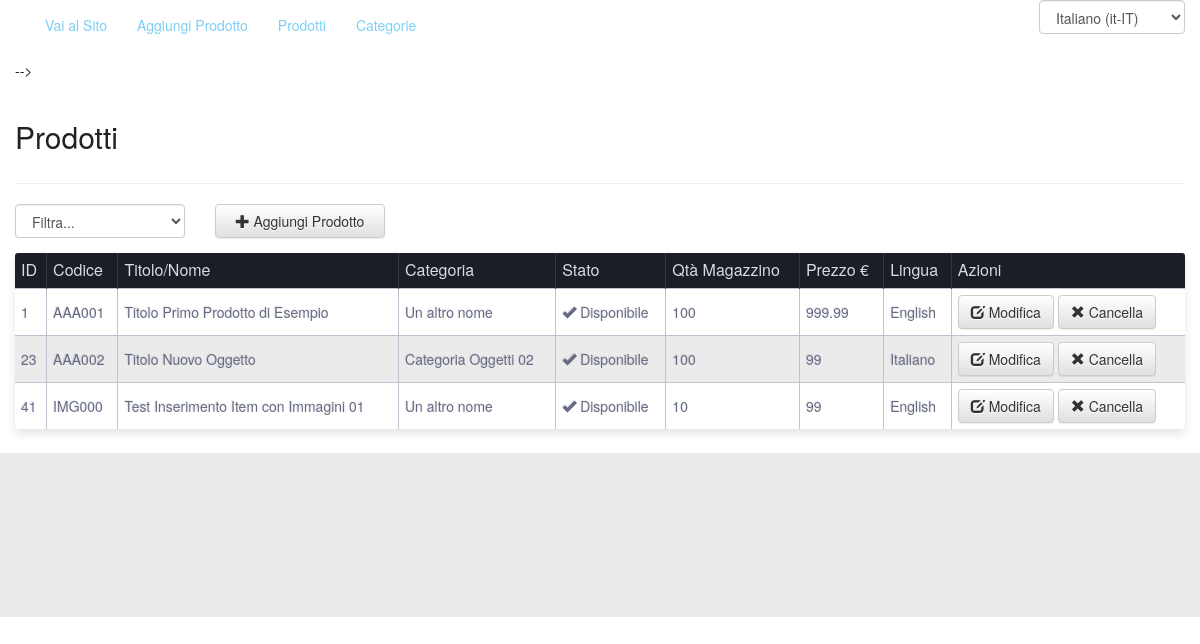
/Admin/showItems (signed in), run on the app's committed database.
### tables this page shows
CREATE TABLE `acms_shop_items` (
  `item_id` int(11) NOT NULL,
  `item_code` varchar(45) DEFAULT NULL,
  `fk_category_id` int(11) DEFAULT NULL,
  `fk_lang_id` int(11) NOT NULL,
  `item_status` tinyint(1) DEFAULT '0',
  `item_stock` int(11) DEFAULT NULL,
  `item_price` float DEFAULT NULL,
  `item_title` varchar(100) DEFAULT NULL,
  `item_weight` varchar(45) DEFAULT NULL,
  `item_colors` varchar(45) DEFAULT NULL,
  `item_short_desc` varchar(100) DEFAULT NULL,
  `item_long_desc` text,
  `item_meta_keywords` varchar(150) DEFAULT NULL,
  `item_meta_description` varchar(150) DEFAULT NULL
);

CREATE TABLE `acms_shop_categories` (
  `category_id` int(11) NOT NULL,
  `category_name` varchar(80) DEFAULT NULL,
  `category_status` tinyint(1) DEFAULT '1',
  `fk_lang_id` int(11) NOT NULL,
  `fk_parent_id` int(11) NOT NULL DEFAULT '0',
  `category_parent_name` varchar(45) DEFAULT NULL
);

CREATE TABLE `acms_languages` (
  `lang_id` int(11) NOT NULL,
  `lang_iso_code` varchar(4) DEFAULT NULL,
  `lang_internal_code` varchar(8) DEFAULT NULL,
  `lang_name` varchar(80) DEFAULT NULL
);

### controllers/Admin.php (called while the page is built, shortened)
<?php
class Admin extends Controller
{
    function index()
    {
        $this->getView('pages/page_default');
    }
    function showItems($args)
    {
        $this->args = $args;
        $shop_model = $this->getModel('ShopModel');
        $this->items = $shop_model->getItems();
        $this->index($this->args);
    }
}

### index.php (called while the page is built, shortened)
<?php
require_once(__DIR__.'/Config.php');
require_once(Config::$abs_path.'/libs/php/Database.php');
require_once(Config::$abs_path.'/controllers/Controller.php');
(new App());

### libs/php/Database.php (called while the page is built, shortened)
<?php
class Database
{
    public $mysqli;
    public $results;
    public function __construct()
    {
        $this->mysqli = new mysqli( Config::$db_host, Config::$db_user, Config::$db_pass, Config::$db_name);
    }
    public function queryExec($query='')
    {
        $_query = str_replace("#_", Config::$db_prefix, $query);
        if (!$this->results = $this->mysqli->query($_query)) {
            echo "<b>Database() say: </b>query problems<br>";
            echo "Query: " . $_query . "<br>";
            echo "Errno: " . $this->mysqli->errno . "<br>";
            echo "Error: " . $this->mysqli->error . "<br>";
            exit;
        }
        return $this->results;
    }
    public function getObjectData($query='')
    {
        $_query = str_replace("#_", Config::$db_prefix, $query);
        if (!$this->results = $this->mysqli->query($_query)) {
            echo "<b>Database() say: </b>query problems<br>";
            echo "Query: " . $_query . "<br>";
            echo "Errno: " . $this->mysqli->errno . "<br>";
            echo "Error: " . $this->mysqli->error . "<br>";
            exit;
        }
        if ($this->results->num_rows === 0) {
            $data = FALSE;
        }else{
            $data = $this->results->fetch_object();
            $data->num_rows = $this->results->num_rows;
        }
        return $data;
    }
}

### models/ShopModel.php (called while the page is built, shortened)
<?php
class ShopModel extends Model
{
    function getItems($fk_category_id=NULL, $item_code=NULL, $fk_lang_id=NULL)
    {
        $query = "SELECT * FROM #_shop_items ";
        $query.= "LEFT JOIN #_shop_categories ON #_shop_items.fk_category_id = #_shop_categories.category_id ";
        $query.= "LEFT JOIN #_languages ON #_shop_items.fk_lang_id = #_languages.lang_id";
        $this->results = $this->queryExec($query);
        $data = array();
        while($row = $this->results->fetch_object()){
            array_push($data, $row);
        }
        if(!$this->results){
            return FALSE;
        }else{
            return $data;
        }
    }
}

### views/admin/shop/list_items.php (the view, shortened to what this page needs)
<div class="list_items">
    <div class="row">
        <div class="col-xs-12 col-sm-12 col-md-12 col-lg-12">
            <h2><?=Lang::$products?></h2>
        </div>
    </div><hr/>
    <div class="row">
        <div class="col-xs-6 col-sm-3 col-md-2 col-lg-2">
            <div class="form-group">
                <select name="list_items_filter" id="list_items_filter" class="form-control">
                    <option value="NULL">Filtra...</option>
                </select>
            </div>
        </div>
        <div class="col-xs-6 col-sm-3 col-md-2 col-lg-2">
            <div class="form-group">
                <a href="<?=Config::$web_path;?>/Admin/editItem" class="btn btn-default form-control">
                    <span class="glyphicon glyphicon-plus"></span> <?=Lang::$add_item?>
                </a>
            </div>
        </div>
    </div>
    <?php if(isset($this->items) && $this->items!==FALSE):?>
    <table>
        <tbody>
            <tr>
                <th><?=Lang::$id?></th>
                <th><?=Lang::$item_code?></th>
                <th><?=Lang::$item_title?></th>
                <th><?=Lang::$item_category?></th>
                <th><?=Lang::$status?></th>
                <th><?=Lang::$item_stock?></th>
                <th><?=Lang::$item_price?></th>
                <th><?=Lang::$language?></th>
                <th><?=Lang::$actions?></th>
            </tr>
            <?php foreach($this->items as $item_val):?>
                <tr>
                    <td><?=$item_val->item_id;?></td>
                    <td><?=$item_val->item_code;?></td>
                    <td><?=$item_val->item_title;?></td>
                    <td><?=$item_val->category_name;?></td>
                    <td>
                        <?=$item_val->item_status ? '<i class="glyphicon glyphicon-ok"></i> '.Lang::$available : '<i class="glyphicon glyphicon-warning-sign"></i> '.Lang::$unavailable;?>
                    </td>
                    <td><?=$item_val->item_stock;?></td>
                    <td><?=$item_val->item_price;?></td>
                    <td><?=$item_val->lang_name;?></td>
                    <td>
                        <a href="<?=Config::$web_path;?>/Admin/editItem/<?=$item_val->item_id;?>" class="btn btn-default">
                            <span class="glyphicon glyphicon-edit"></span>
                            <?=Lang::$edit?>
                        </a>
                        <a href="<?=Config::$web_path;?>/Admin/deleteItem/<?=$item_val->item_id;?>/redirect/" class="btn btn-default">
                            <span class="glyphicon glyphicon-remove"></span>
                            <?=Lang::$delete?>
                        </a>
                    </td>
                </tr>
            <?php endforeach;?>
        </tbody>
    </table>
    <?php endif;?>
</div>

### css/app_style.css (style rules this page uses)
a, a:hover, a:focus, a:visited { text-decoration: none; }

### themes/default/css/theme.css (style rules this page uses)
html, body { color: #222; }
a { color: #7ecff4; }
select, option { color: #222; }
table { background: white; border-radius:3px; border-collapse: collapse; margin: auto; padding:5px; width: 100%; box-shadow: 0 5px 10px rgba(0, 0, 0, 0.1); animation: float 5s infinite; }
th { color:#D5DDE5;; background:#1b1e24; border-right: 1px solid #343a45; font-size:16px; font-weight: 100; padding:6px; text-align:left; text-shadow: 0 1px 1px rgba(0, 0, 0, 0.1); vertical-align:middle; }
th:first-child { border-top-left-radius:3px; }
th:last-child { border-top-right-radius:3px; border-right:none; }
tr { border-top: 1px solid #C1C3D1; border-bottom: 1px solid #C1C3D1; color:#666B85; font-size:16px; font-weight:normal; text-shadow: 0 1px 1px rgba(256, 256, 256, 0.1); }
tr:first-child { border-top:none; }
tr:last-child { border-bottom:none; }
tr:nth-child(odd) td { background:#EBEBEB; }
tr:last-child td:first-child { border-bottom-left-radius:3px; }
tr:last-child td:last-child { border-bottom-right-radius:3px; }
td { background:#FFFFFF; padding:6px; text-align:left; vertical-align:middle; font-weight:300; font-size:14px; text-shadow: -1px -1px 1px rgba(0, 0, 0, 0.1); border-right: 1px solid #C1C3D1; }
td:last-child { border-right: 0px; }

### data on the page
acms_shop_items: item_id "1", item_code "AAA001", item_title "Titolo Primo Prodotto di Esempio", acms_shop_categories.category_name "Un altro nome", item_stock "100", item_price "999.99", acms_languages.lang_name "English"
acms_shop_items: item_id "23", item_code "AAA002", item_title "Titolo Nuovo Oggetto", acms_shop_categories.category_name "Categoria Oggetti 02", item_stock "100", item_price "99", acms_languages.lang_name "Italiano"
acms_shop_items: item_id "41", item_code "IMG000", item_title "Test Inserimento Item con Immagini 01", acms_shop_categories.category_name "Un altro nome", item_stock "10", item_price "99", acms_languages.lang_name "English"

### other printed values
Lang::$go_to_site "Vai al Sito"
Lang::$add_item "Aggiungi Prodotto"
Lang::$products "Prodotti"
Lang::$categories "Categorie"
Lang::$id "ID"
Lang::$item_code "Codice"
Lang::$item_title "Titolo/Nome"
Lang::$item_category "Categoria"
Lang::$status "Stato"
Lang::$item_stock "Qtà Magazzino"
Lang::$item_price "Prezzo €"
Lang::$language "Lingua"
Lang::$actions "Azioni"
